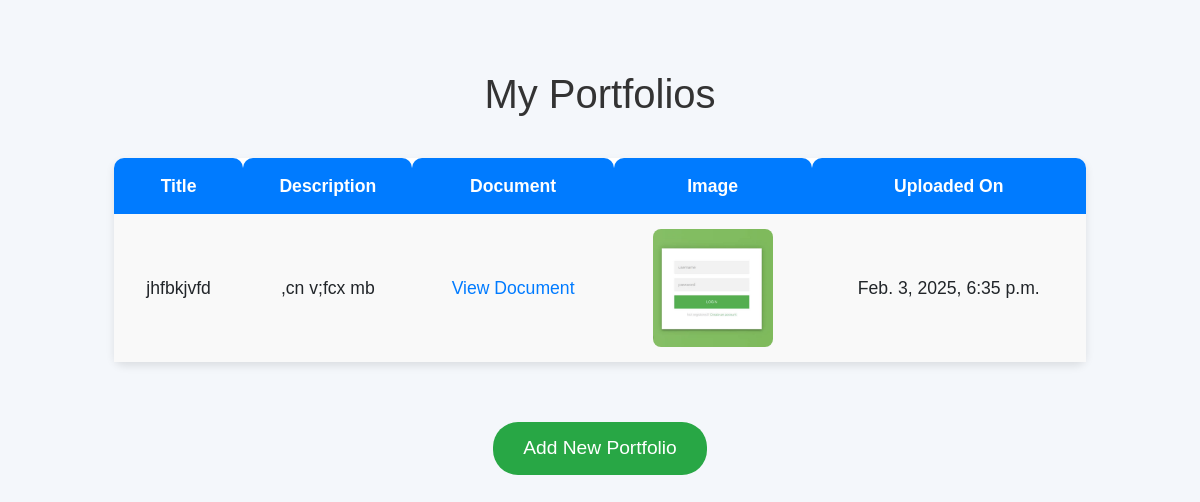
The page /stdportfolio/ (signed in) on the database as committed earlier.
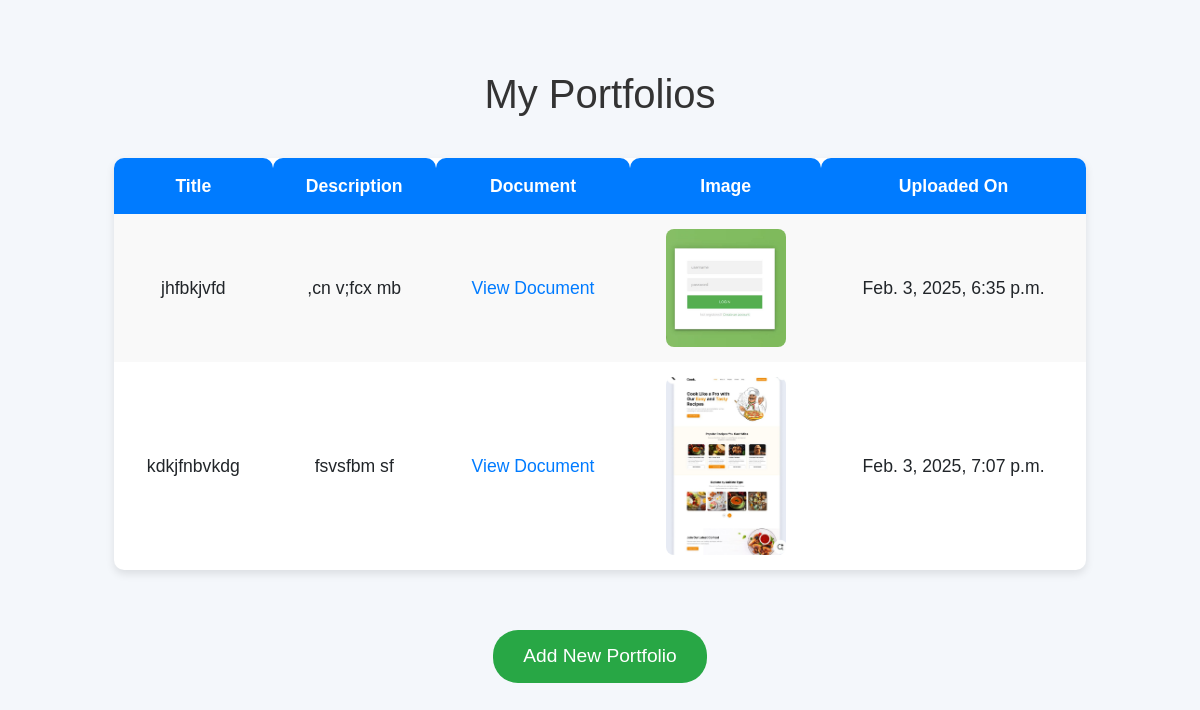
The same page on the database as committed later.
### academiApp/models.py (models this page shows, shortened)
class Portfolio(models.Model):
    user = models.ForeignKey(User, on_delete=models.CASCADE, related_name='portfolios')
    title = models.CharField(max_length=200)
    description = models.TextField()
    document = models.FileField(upload_to='documents/', blank=True, null=True)
    image = models.ImageField(upload_to='images/', blank=True, null=True)
    created_at = models.DateTimeField(auto_now_add=True)

### academiApp/views.py (the view)
# urls.py: path('stdportfolio/',views.stdportfolio,name='stdportfolio'),
@login_required
def stdportfolio(request):
    portfolios = Portfolio.objects.filter(user=request.user)
    return render(request, 'stdportfolio.html', {'portfolios': portfolios})

### template/stdportfolio.html (shortened to what this page needs)
<!DOCTYPE html>
{% load static %}
<html lang="en">
<head>
    <link rel="stylesheet" href="https://cdn.jsdelivr.net/npm/bootstrap@5.0.2/dist/css/bootstrap.min.css">
</head>
<body>
    <div class="container">
        <h2>My Portfolios</h2>
        {% if portfolios %}
            <table>
                <tr>
                    <th>Title</th>
                    <th>Description</th>
                    <th>Document</th>
                    <th>Image</th>
                    <th>Uploaded On</th>
                </tr>
                {% for portfolio in portfolios %}
                <tr>
                    <td>{{ portfolio.title }}</td>
                    <td>{{ portfolio.description }}</td>
                    <td>
                        {% if portfolio.document %}
                            <a href="{{ portfolio.document.url }}" target="_blank">View Document</a>
                        {% else %}
                            No document
                        {% endif %}
                    </td>
                    <td>
                        {% if portfolio.image %}
                            <img src="{{ portfolio.image.url }}" alt="Portfolio Image">
                        {% else %}
                            No image
                        {% endif %}
                    </td>
                    <td>{{ portfolio.created_at }}</td>
                </tr>
                {% endfor %}
            </table>
        {% else %}
            <p>You haven't uploaded any portfolios yet.</p>
        {% endif %}
        <a href="{% url 'add_portfolio' %}" class="btn">Add New Portfolio</a>
    </div>
</body>
</html>

Rows that differ between the two databases and show on the page:
added Portfolio: title "kdkjfnbvkdg", description "fsvsfbm sf", image (picture), created_at "Feb. 3, 2025, 7:07 p.m."
